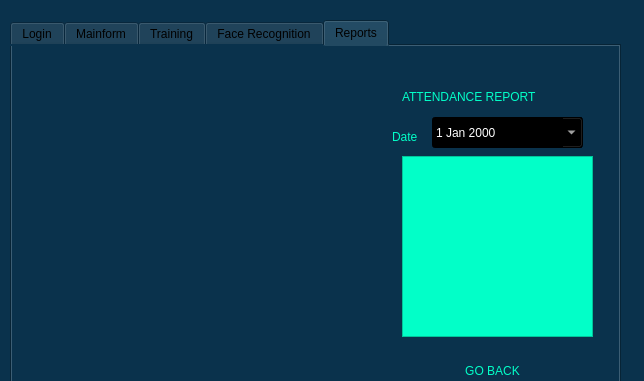
<?xml version="1.0" encoding="UTF-8"?>
<ui version="4.0">
 <class>MainWindow</class>
 <widget class="QMainWindow" name="MainWindow">
  <property name="geometry">
   <rect>
    <x>0</x>
    <y>0</y>
    <width>644</width>
    <height>381</height>
   </rect>
  </property>
  <property name="windowTitle">
   <string>MainWindow</string>
  </property>
  <property name="styleSheet">
   <string notr="true">background-color: rgb(10, 50, 76);</string>
  </property>
  <widget class="QWidget" name="centralwidget">
   <widget class="QTabWidget" name="tabWidget">
    <property name="geometry">
     <rect>
      <x>10</x>
      <y>20</y>
      <width>611</width>
      <height>401</height>
     </rect>
    </property>
    <property name="currentIndex">
     <number>4</number>
    </property>
    <widget class="QWidget" name="tab">
     <attribute name="title">
      <string>Login</string>
     </attribute>
     <widget class="QLabel" name="label">
      <property name="geometry">
       <rect>
        <x>0</x>
        <y>0</y>
        <width>611</width>
        <height>381</height>
       </rect>
      </property>
      <property name="text">
       <string/>
      </property>
      <property name="pixmap">
       <pixmap>login.png</pixmap>
      </property>
      <property name="scaledContents">
       <bool>true</bool>
      </property>
     </widget>
     <widget class="QLabel" name="label_2">
      <property name="geometry">
       <rect>
        <x>20</x>
        <y>10</y>
        <width>281</width>
        <height>71</height>
       </rect>
      </property>
      <property name="styleSheet">
       <string notr="true">color: rgb(2, 255, 200);
background-color: rgba(255, 255, 255, 0);
font: 14pt &quot;Terminal&quot;;</string>
      </property>
      <property name="text">
       <string>Face Recognition Attendance Login System</string>
      </property>
      <property name="alignment">
       <set>Qt::AlignCenter</set>
      </property>
      <property name="wordWrap">
       <bool>true</bool>
      </property>
     </widget>
     <widget class="QPushButton" name="LOGINBUTTON">
      <property name="geometry">
       <rect>
        <x>30</x>
        <y>260</y>
        <width>111</width>
        <height>61</height>
       </rect>
      </property>
      <property name="styleSheet">
       <string notr="true">QPushButton#LOGINBUTTON{
border-bottom:2px solid rgba(0,0,0,100);
padding:10px;
font: 11pt &quot;MS Shell Dlg 2&quot;;
border-radius:20px;
font: 14pt &quot;Terminal&quot;;
color: rgb(2, 255, 200);
}

QPushButton#LOGINBUTTON:hover{
background-color: rgb(10,80,76);
color: rgb(2, 255, 200);
}</string>
      </property>
      <property name="text">
       <string>Login</string>
      </property>
     </widget>
     <widget class="QLabel" name="label_12">
      <property name="geometry">
       <rect>
        <x>40</x>
        <y>130</y>
        <width>241</width>
        <height>41</height>
       </rect>
      </property>
      <property name="styleSheet">
       <string notr="true">font: 14pt &quot;Terminal&quot;;
color: rgb(2, 255, 200);
background-color: rgba(255, 255, 255, 0);</string>
      </property>
      <property name="text">
       <string>Enter the password</string>
      </property>
     </widget>
     <widget class="QPushButton" name="CLOSE">
      <property name="geometry">
       <rect>
        <x>150</x>
        <y>260</y>
        <width>121</width>
        <height>61</height>
       </rect>
      </property>
      <property name="styleSheet">
       <string notr="true">QPushButton#CLOSE{
border-bottom:2px solid rgba(0,0,0,100);
padding:10px;
font: 11pt &quot;MS Shell Dlg 2&quot;;
border-radius:20px;
font: 14pt &quot;Terminal&quot;;
color: rgb(2, 255, 200);
}

QPushButton#CLOSE:hover{
background-color: rgb(10,80,76);
color: rgb(2, 255, 200);
}</string>
      </property>
      <property name="text">
       <string>Close</string>
      </property>
     </widget>
     <widget class="QLabel" name="LOGININFO">
      <property name="geometry">
       <rect>
        <x>40</x>
        <y>80</y>
        <width>241</width>
        <height>41</height>
       </rect>
      </property>
      <property name="styleSheet">
       <string notr="true">font: 14pt &quot;Terminal&quot;;
background-color: rgba(255, 255, 255, 0);
color: rgb(2, 255, 200);
</string>
      </property>
      <property name="text">
       <string/>
      </property>
     </widget>
     <widget class="QLineEdit" name="PASSWORD">
      <property name="geometry">
       <rect>
        <x>30</x>
        <y>180</y>
        <width>241</width>
        <height>61</height>
       </rect>
      </property>
      <property name="styleSheet">
       <string notr="true">QLineEdit#PASSWORD{
background-color: rgb(10, 50, 76);
border-bottom:2px solid rgba(0,0,0,100);
color:rgba(255,255,255,255);
padding:10px;
font: 11pt &quot;MS Shell Dlg 2&quot;;
border-radius:20px;

font: 14pt &quot;Terminal&quot;;
color: rgb(2, 255, 200);
}

QLineEdit#PASSWORD:hover{
color:rgb(20,255,200);
background-color: rgb(10, 60, 76);
}</string>
      </property>
      <property name="text">
       <string/>
      </property>
      <property name="echoMode">
       <enum>QLineEdit::Password</enum>
      </property>
     </widget>
    </widget>
    <widget class="QWidget" name="tab_2">
     <attribute name="title">
      <string>Mainform</string>
     </attribute>
     <widget class="QLabel" name="QLABEL2">
      <property name="geometry">
       <rect>
        <x>0</x>
        <y>0</y>
        <width>611</width>
        <height>381</height>
       </rect>
      </property>
      <property name="text">
       <string/>
      </property>
      <property name="pixmap">
       <pixmap>mainform.png</pixmap>
      </property>
      <property name="scaledContents">
       <bool>true</bool>
      </property>
     </widget>
     <widget class="QPushButton" name="TRAINLINK1">
      <property name="geometry">
       <rect>
        <x>50</x>
        <y>50</y>
        <width>191</width>
        <height>51</height>
       </rect>
      </property>
      <property name="styleSheet">
       <string notr="true">QPushButton#TRAINLINK1{
border-bottom:2px solid rgba(0,0,0,100);
padding:10px;
font: 11pt &quot;MS Shell Dlg 2&quot;;
border-radius:20px;
font: 14pt &quot;Terminal&quot;;
color: rgb(2, 255, 200);
}

QPushButton#TRAINLINK1:hover{
background-color: rgb(10,80,76);
color: rgb(2, 255, 200);
}</string>
      </property>
      <property name="text">
       <string>TRAIN USER</string>
      </property>
     </widget>
     <widget class="QPushButton" name="REPORTSLINK1">
      <property name="geometry">
       <rect>
        <x>50</x>
        <y>200</y>
        <width>191</width>
        <height>51</height>
       </rect>
      </property>
      <property name="styleSheet">
       <string notr="true">QPushButton#REPORTSLINK1{
border-bottom:2px solid rgba(0,0,0,100);
padding:10px;
font: 11pt &quot;MS Shell Dlg 2&quot;;
border-radius:20px;
font: 14pt &quot;Terminal&quot;;
color: rgb(2, 255, 200);
}

QPushButton#REPORTSLINK1:hover{
background-color: rgb(10,80,76);
color: rgb(2, 255, 200);
}</string>
      </property>
      <property name="text">
       <string>REPORTS</string>
      </property>
     </widget>
     <widget class="QPushButton" name="ATTLINK1">
      <property name="geometry">
       <rect>
        <x>50</x>
        <y>120</y>
        <width>191</width>
        <height>51</height>
       </rect>
      </property>
      <property name="styleSheet">
       <string notr="true">QPushButton#ATTLINK1{
border-bottom:2px solid rgba(0,0,0,100);
padding:10px;
font: 11pt &quot;MS Shell Dlg 2&quot;;
border-radius:20px;
font: 14pt &quot;Terminal&quot;;
color: rgb(2, 255, 200);
}

QPushButton#ATTLINK1:hover{
background-color: rgb(10,80,76);
color: rgb(2, 255, 200);
}</string>
      </property>
      <property name="text">
       <string>ATTENDANCE ENTRY</string>
      </property>
     </widget>
     <widget class="QPushButton" name="LOGOUTBUTTON">
      <property name="geometry">
       <rect>
        <x>50</x>
        <y>270</y>
        <width>191</width>
        <height>51</height>
       </rect>
      </property>
      <property name="styleSheet">
       <string notr="true">QPushButton#LOGOUTBUTTON{
border-bottom:2px solid rgba(0,0,0,100);
padding:10px;
font: 11pt &quot;MS Shell Dlg 2&quot;;
border-radius:20px;
font: 14pt &quot;Terminal&quot;;
color: rgb(2, 255, 200);
}

QPushButton#LOGOUTBUTTON:hover{
background-color: rgb(10,80,76);
color: rgb(2, 255, 200);
}</string>
      </property>
      <property name="text">
       <string>LOGOUT</string>
      </property>
     </widget>
    </widget>
    <widget class="QWidget" name="tab_3">
     <attribute name="title">
      <string>Training</string>
     </attribute>
     <widget class="QLabel" name="QLABEL2_2">
      <property name="geometry">
       <rect>
        <x>0</x>
        <y>0</y>
        <width>611</width>
        <height>381</height>
       </rect>
      </property>
      <property name="text">
       <string/>
      </property>
      <property name="pixmap">
       <pixmap>training.png</pixmap>
      </property>
      <property name="scaledContents">
       <bool>true</bool>
      </property>
     </widget>
     <widget class="QLabel" name="label_3">
      <property name="geometry">
       <rect>
        <x>60</x>
        <y>20</y>
        <width>181</width>
        <height>31</height>
       </rect>
      </property>
      <property name="styleSheet">
       <string notr="true">color: rgb(2, 255, 200);
background-color: rgba(255, 255, 255, 0);
font: 14pt &quot;Terminal&quot;;</string>
      </property>
      <property name="text">
       <string>TRAINING PROCESS</string>
      </property>
      <property name="alignment">
       <set>Qt::AlignCenter</set>
      </property>
      <property name="wordWrap">
       <bool>true</bool>
      </property>
     </widget>
     <widget class="QLineEdit" name="traineeName">
      <property name="geometry">
       <rect>
        <x>30</x>
        <y>110</y>
        <width>241</width>
        <height>61</height>
       </rect>
      </property>
      <property name="styleSheet">
       <string notr="true">QLineEdit#traineeName{
background-color: rgb(10, 50, 76);
border-bottom:2px solid rgba(0,0,0,100);
color:rgba(255,255,255,255);
padding:10px;
font: 11pt &quot;MS Shell Dlg 2&quot;;
border-radius:20px;

font: 14pt &quot;Terminal&quot;;
color: rgb(2, 255, 200);
}

QLineEdit#traineeName:hover{
color:rgb(20,255,200);
background-color: rgb(10, 60, 76);
}</string>
      </property>
      <property name="text">
       <string/>
      </property>
      <property name="echoMode">
       <enum>QLineEdit::Normal</enum>
      </property>
     </widget>
     <widget class="QLabel" name="label_4">
      <property name="geometry">
       <rect>
        <x>30</x>
        <y>70</y>
        <width>211</width>
        <height>31</height>
       </rect>
      </property>
      <property name="styleSheet">
       <string notr="true">color: rgb(2, 255, 200);
background-color: rgba(255, 255, 255, 0);
font: 14pt &quot;Terminal&quot;;</string>
      </property>
      <property name="text">
       <string>Enter the person name</string>
      </property>
      <property name="alignment">
       <set>Qt::AlignCenter</set>
      </property>
      <property name="wordWrap">
       <bool>true</bool>
      </property>
     </widget>
     <widget class="QLabel" name="label_5">
      <property name="geometry">
       <rect>
        <x>30</x>
        <y>180</y>
        <width>241</width>
        <height>41</height>
       </rect>
      </property>
      <property name="styleSheet">
       <string notr="true">color: rgb(2, 255, 200);
background-color: rgba(255, 255, 255, 0);
font: 14pt &quot;Terminal&quot;;</string>
      </property>
      <property name="text">
       <string>Training capture counts</string>
      </property>
      <property name="alignment">
       <set>Qt::AlignLeading|Qt::AlignLeft|Qt::AlignVCenter</set>
      </property>
      <property name="wordWrap">
       <bool>true</bool>
      </property>
     </widget>
     <widget class="QLineEdit" name="trainingCount">
      <property name="geometry">
       <rect>
        <x>30</x>
        <y>220</y>
        <width>241</width>
        <height>61</height>
       </rect>
      </property>
      <property name="styleSheet">
       <string notr="true">QLineEdit#trainingCount{
background-color: rgb(10, 50, 76);
border-bottom:2px solid rgba(0,0,0,100);
color:rgba(255,255,255,255);
padding:10px;
font: 11pt &quot;MS Shell Dlg 2&quot;;
border-radius:20px;

font: 14pt &quot;Terminal&quot;;
color: rgb(2, 255, 200);
}

QLineEdit#trainingCount:hover{
color:rgb(20,255,200);
background-color: rgb(10, 60, 76);
}</string>
      </property>
      <property name="text">
       <string>100</string>
      </property>
      <property name="echoMode">
       <enum>QLineEdit::Normal</enum>
      </property>
     </widget>
     <widget class="QPushButton" name="TRAININGBUTTON">
      <property name="geometry">
       <rect>
        <x>30</x>
        <y>300</y>
        <width>111</width>
        <height>61</height>
       </rect>
      </property>
      <property name="styleSheet">
       <string notr="true">QPushButton#TRAININGBUTTON{
border-bottom:2px solid rgba(0,0,0,100);
padding:10px;
font: 11pt &quot;MS Shell Dlg 2&quot;;
border-radius:20px;
font: 14pt &quot;Terminal&quot;;
color: rgb(2, 255, 200);
}

QPushButton#TRAININGBUTTON:hover{
background-color: rgb(10,80,76);
color: rgb(2, 255, 200);
}</string>
      </property>
      <property name="text">
       <string>TRAIN</string>
      </property>
     </widget>
     <widget class="QPushButton" name="TRAININGBACK">
      <property name="geometry">
       <rect>
        <x>160</x>
        <y>300</y>
        <width>111</width>
        <height>61</height>
       </rect>
      </property>
      <property name="styleSheet">
       <string notr="true">QPushButton#TRAININGBACK{
border-bottom:2px solid rgba(0,0,0,100);
padding:10px;
font: 11pt &quot;MS Shell Dlg 2&quot;;
border-radius:20px;
font: 14pt &quot;Terminal&quot;;
color: rgb(2, 255, 200);
}

QPushButton#TRAININGBACK:hover{
background-color: rgb(10,80,76);
color: rgb(2, 255, 200);
}</string>
      </property>
      <property name="text">
       <string>GO BACK</string>
      </property>
     </widget>
    </widget>
    <widget class="QWidget" name="tab_4">
     <attribute name="title">
      <string>Face Recognition</string>
     </attribute>
     <widget class="QLabel" name="QLABEL2_3">
      <property name="geometry">
       <rect>
        <x>0</x>
        <y>0</y>
        <width>611</width>
        <height>381</height>
       </rect>
      </property>
      <property name="text">
       <string/>
      </property>
      <property name="pixmap">
       <pixmap>facereco.png</pixmap>
      </property>
      <property name="scaledContents">
       <bool>true</bool>
      </property>
     </widget>
     <widget class="QLabel" name="label_6">
      <property name="geometry">
       <rect>
        <x>60</x>
        <y>20</y>
        <width>181</width>
        <height>31</height>
       </rect>
      </property>
      <property name="styleSheet">
       <string notr="true">color: rgb(2, 255, 200);
background-color: rgba(255, 255, 255, 0);
font: 14pt &quot;Terminal&quot;;</string>
      </property>
      <property name="text">
       <string>ATTENDANCE ENTRY</string>
      </property>
      <property name="alignment">
       <set>Qt::AlignCenter</set>
      </property>
      <property name="wordWrap">
       <bool>true</bool>
      </property>
     </widget>
     <widget class="QPushButton" name="RECORD">
      <property name="geometry">
       <rect>
        <x>40</x>
        <y>60</y>
        <width>221</width>
        <height>61</height>
       </rect>
      </property>
      <property name="styleSheet">
       <string notr="true">QPushButton#RECORD{
border-bottom:2px solid rgba(0,0,0,100);
padding:10px;
font: 11pt &quot;MS Shell Dlg 2&quot;;
border-radius:20px;
font: 14pt &quot;Terminal&quot;;
color: rgb(2, 255, 200);
}

QPushButton#RECORD:hover{
background-color: rgb(10,80,76);
color: rgb(2, 255, 200);
}</string>
      </property>
      <property name="text">
       <string>RECORD ATTENDANCE</string>
      </property>
     </widget>
     <widget class="QLabel" name="label_7">
      <property name="geometry">
       <rect>
        <x>40</x>
        <y>140</y>
        <width>181</width>
        <height>31</height>
       </rect>
      </property>
      <property name="styleSheet">
       <string notr="true">color: rgb(2, 255, 200);
background-color: rgba(255, 255, 255, 0);
font: 14pt &quot;Terminal&quot;;</string>
      </property>
      <property name="text">
       <string>Current Status</string>
      </property>
      <property name="alignment">
       <set>Qt::AlignLeading|Qt::AlignLeft|Qt::AlignVCenter</set>
      </property>
      <property name="wordWrap">
       <bool>true</bool>
      </property>
     </widget>
     <widget class="QLabel" name="currentprocess">
      <property name="geometry">
       <rect>
        <x>40</x>
        <y>170</y>
        <width>181</width>
        <height>31</height>
       </rect>
      </property>
      <property name="styleSheet">
       <string notr="true">color: rgb(2, 255, 200);
background-color: rgba(255, 255, 255, 0);
font: 14pt &quot;Terminal&quot;;</string>
      </property>
      <property name="text">
       <string>Waiting...</string>
      </property>
      <property name="alignment">
       <set>Qt::AlignLeading|Qt::AlignLeft|Qt::AlignVCenter</set>
      </property>
      <property name="wordWrap">
       <bool>true</bool>
      </property>
     </widget>
     <widget class="QPushButton" name="ATTENDANCEBACK">
      <property name="geometry">
       <rect>
        <x>40</x>
        <y>220</y>
        <width>221</width>
        <height>61</height>
       </rect>
      </property>
      <property name="styleSheet">
       <string notr="true">QPushButton#ATTENDANCEBACK{
border-bottom:2px solid rgba(0,0,0,100);
padding:10px;
font: 11pt &quot;MS Shell Dlg 2&quot;;
border-radius:20px;
font: 14pt &quot;Terminal&quot;;
color: rgb(2, 255, 200);
}

QPushButton#ATTENDANCEBACK:hover{
background-color: rgb(10,80,76);
color: rgb(2, 255, 200);
}</string>
      </property>
      <property name="text">
       <string>GO BACK</string>
      </property>
     </widget>
     <widget class="QLabel" name="currentprocess_2">
      <property name="geometry">
       <rect>
        <x>30</x>
        <y>300</y>
        <width>241</width>
        <height>61</height>
       </rect>
      </property>
      <property name="styleSheet">
       <string notr="true">color: rgb(2, 255, 200);
background-color: rgba(255, 255, 255, 0);
font: 7pt &quot;Terminal&quot;;</string>
      </property>
      <property name="text">
       <string>Please show your face to record the attendance. If you have already trained the system with your face, it will automatically record the attendace for you.</string>
      </property>
      <property name="alignment">
       <set>Qt::AlignLeading|Qt::AlignLeft|Qt::AlignVCenter</set>
      </property>
      <property name="wordWrap">
       <bool>true</bool>
      </property>
     </widget>
    </widget>
    <widget class="QWidget" name="tab_5">
     <attribute name="title">
      <string>Reports</string>
     </attribute>
     <widget class="QLabel" name="label_14">
      <property name="geometry">
       <rect>
        <x>0</x>
        <y>0</y>
        <width>601</width>
        <height>371</height>
       </rect>
      </property>
      <property name="text">
       <string/>
      </property>
      <property name="pixmap">
       <pixmap>reports.png</pixmap>
      </property>
      <property name="scaledContents">
       <bool>true</bool>
      </property>
     </widget>
     <widget class="QLabel" name="label_8">
      <property name="geometry">
       <rect>
        <x>390</x>
        <y>30</y>
        <width>171</width>
        <height>41</height>
       </rect>
      </property>
      <property name="styleSheet">
       <string notr="true">font: 14pt &quot;Terminal&quot;;
background-color: rgba(255, 255, 255, 0);
color: rgb(2, 255, 200);
</string>
      </property>
      <property name="text">
       <string>ATTENDANCE REPORT</string>
      </property>
     </widget>
     <widget class="QLabel" name="label_9">
      <property name="geometry">
       <rect>
        <x>380</x>
        <y>80</y>
        <width>31</width>
        <height>21</height>
       </rect>
      </property>
      <property name="styleSheet">
       <string notr="true">font: 10pt &quot;Terminal&quot;;
background-color: rgba(255, 255, 255, 0);
color: rgb(2, 255, 200);
</string>
      </property>
      <property name="text">
       <string>Date</string>
      </property>
     </widget>
     <widget class="QDateEdit" name="dateEdit">
      <property name="geometry">
       <rect>
        <x>420</x>
        <y>71</y>
        <width>151</width>
        <height>31</height>
       </rect>
      </property>
      <property name="styleSheet">
       <string notr="true">background-color: rgb(0, 0, 0);
color: rgb(255, 255, 255);</string>
      </property>
      <property name="calendarPopup">
       <bool>true</bool>
      </property>
     </widget>
     <widget class="QPushButton" name="REPORTSBACK">
      <property name="geometry">
       <rect>
        <x>390</x>
        <y>300</y>
        <width>181</width>
        <height>51</height>
       </rect>
      </property>
      <property name="styleSheet">
       <string notr="true">QPushButton#REPORTSBACK{
border-bottom:2px solid rgba(0,0,0,100);
padding:10px;
font: 11pt &quot;MS Shell Dlg 2&quot;;
border-radius:20px;
font: 14pt &quot;Terminal&quot;;
color: rgb(2, 255, 200);
}

QPushButton#REPORTSBACK:hover{
background-color: rgb(10,80,76);
color: rgb(2, 255, 200);
}</string>
      </property>
      <property name="text">
       <string>GO BACK</string>
      </property>
     </widget>
     <widget class="QTableWidget" name="REPORTS">
      <property name="geometry">
       <rect>
        <x>390</x>
        <y>110</y>
        <width>191</width>
        <height>181</height>
       </rect>
      </property>
      <property name="styleSheet">
       <string notr="true">background-color: rgb(2, 255, 200);</string>
      </property>
     </widget>
    </widget>
   </widget>
  </widget>
 </widget>
 <resources/>
 <connections/>
</ui>
